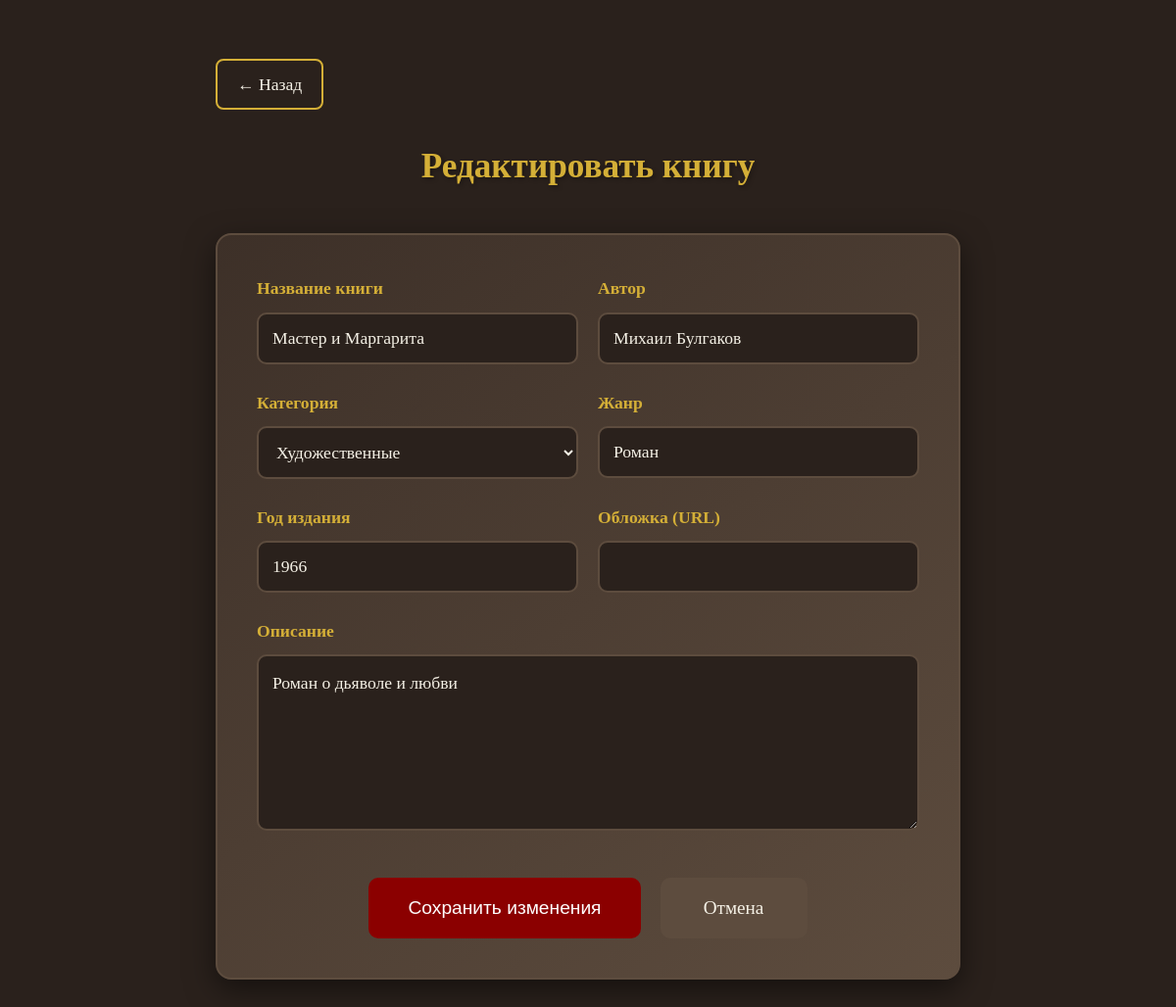
The app's page /book/1/edit with its own data.
### tables this page shows
CREATE TABLE books
                 (id INTEGER PRIMARY KEY AUTOINCREMENT,
                  title TEXT NOT NULL,
                  author TEXT NOT NULL,
                  year INTEGER,
                  genre TEXT,
                  category TEXT NOT NULL,
                  description TEXT,
                  cover TEXT,
                  is_read BOOLEAN DEFAULT FALSE, reading_status TEXT DEFAULT 'unread');

### app.py (the view)
@app.route('/book/<int:book_id>/edit')
def edit_book(book_id):
    conn = get_db_connection()
    book = conn.execute('SELECT * FROM books WHERE id = ?', (book_id,)).fetchone()
    conn.close()
    if not book:
        return "Книга не найдена", 404
    return render_template('edit_book.html', book=book)

### app.py (called while the page is built)
def get_db_connection():
    conn = sqlite3.connect(DATABASE)
    conn.row_factory = sqlite3.Row
    return conn

### templates/edit_book.html (shortened to what this page needs)
<!DOCTYPE html>
<html lang="ru">
<head>
    <link rel="stylesheet" href="{{ url_for('static', filename='style.css') }}">
    <link rel="stylesheet" href="{{ url_for('static', filename='edit_book.css') }}">
</head>
<body>
    <div class="container edit-page">
        <a href="{{ url_for('book_detail', book_id=book.id) }}" class="back-btn">
            ← Назад
        </a>
        <h1 class="edit-title"> Редактировать книгу</h1>
        <div class="edit-form-container">
            <form action="{{ url_for('update_book', book_id=book.id) }}" method="POST">
                <div class="form-row">
                    <div class="form-group">
                        <label>Название книги</label>
                        <input type="text" name="title" value="{{ book.title }}" required>
                    </div>
                    <div class="form-group">
                        <label>Автор</label>
                        <input type="text" name="author" value="{{ book.author }}" required>
                    </div>
                </div>
                <div class="form-row">
                    <div class="form-group">
                        <label>Категория</label>
                        <select name="category" required>
                            <option value="Художественные" {% if book.category == 'Художественные' %}selected{% endif %}>Художественные</option>
                        </select>
                    </div>
                    <div class="form-group">
                        <label>Жанр</label>
                        <input type="text" name="genre" value="{{ book.genre or '' }}">
                    </div>
                </div>
                <div class="form-row">
                    <div class="form-group">
                        <label>Год издания</label>
                        <input type="number" name="year" value="{{ book.year or '' }}">
                    </div>
                    <div class="form-group">
                        <label>Обложка (URL)</label>
                        <input type="text" name="cover" value="{{ book.cover or '' }}">
                    </div>
                </div>
                <div class="form-group full-width">
                    <label>Описание</label>
                    <textarea name="description" rows="5">{{ book.description or '' }}</textarea>
                </div>
                <div class="form-buttons">
                    <button type="submit" class="btn-save">Сохранить изменения</button>
                    <a href="{{ url_for('book_detail', book_id=book.id) }}" class="btn-cancel">Отмена</a>
                </div>
            </form>
        </div>
    </div>
</body>
</html>

### static/style.css (style rules this page uses)
:root { --dark-brown: #2a211c; --medium-brown: #3d3028; --light-brown: #5d4c3e; --burgundy: #8b0000; --light-burgundy: #a52a2a; --gold: #d4af37; --cream: #f5f1e6; }
* { margin: 0; padding: 0; box-sizing: border-box; }
body { font-family: 'Georgia', serif; background-color: var(--dark-brown); color: var(--cream); line-height: 1.6; padding: 20px; min-height: 100vh; }
.container { max-width: 1200px; margin: 0 auto; }
a { text-decoration: none !important; color: inherit !important; }
.btn-cancel { text-decoration: none !important; }
.back-btn, .back-link { text-decoration: none !important; }

### static/edit_book.css (style rules this page uses)
.edit-page { max-width: 800px; margin: 40px auto; padding: 0 20px; }
.back-btn { display: inline-block; color: var(--gold); text-decoration: none; margin-bottom: 30px; font-size: 1.1rem; padding: 10px 20px; border: 2px solid var(--gold); border-radius: 8px; transition: 0.3s; }
.edit-title { color: var(--gold); text-align: center; margin-bottom: 40px; font-size: 2.2rem; text-shadow: 2px 2px 4px rgba(0,0,0,0.3); }
.edit-form-container { background: linear-gradient(145deg, var(--medium-brown), var(--light-brown)); border-radius: 16px; padding: 40px; border: 2px solid var(--light-brown); box-shadow: 0 10px 30px rgba(0,0,0,0.5); }
.form-row { display: flex; gap: 20px; margin-bottom: 25px; }
.form-group { flex: 1; }
.form-group.full-width { flex: 0 0 100%; }
.form-group label { display: block; color: var(--gold); margin-bottom: 10px; font-weight: bold; font-size: 1.1rem; }
.form-group input, .form-group select, .form-group textarea { width: 100%; padding: 14px; background: var(--dark-brown); border: 2px solid var(--light-brown); border-radius: 10px; color: var(--cream); font-size: 1.1rem; font-family: 'Georgia', serif; transition: 0.3s; }
.form-group textarea { min-height: 180px; resize: vertical; line-height: 1.5; }
.form-buttons { display: flex; gap: 20px; margin-top: 40px; justify-content: center; }
.btn-save { padding: 16px 40px; background: var(--burgundy); color: white; border: none; border-radius: 10px; font-size: 1.2rem; cursor: pointer; transition: 0.3s; min-width: 250px; }
.btn-cancel { padding: 16px 30px; background: var(--light-brown); color: var(--cream); border-radius: 10px; text-decoration: none; text-align: center; font-size: 1.2rem; transition: 0.3s; min-width: 150px; }

### records on screen
books: title "Мастер и Маргарита", author "Михаил Булгаков", category "Художественные", genre "Роман", year "1966", description "Роман о дьяволе и любви"
